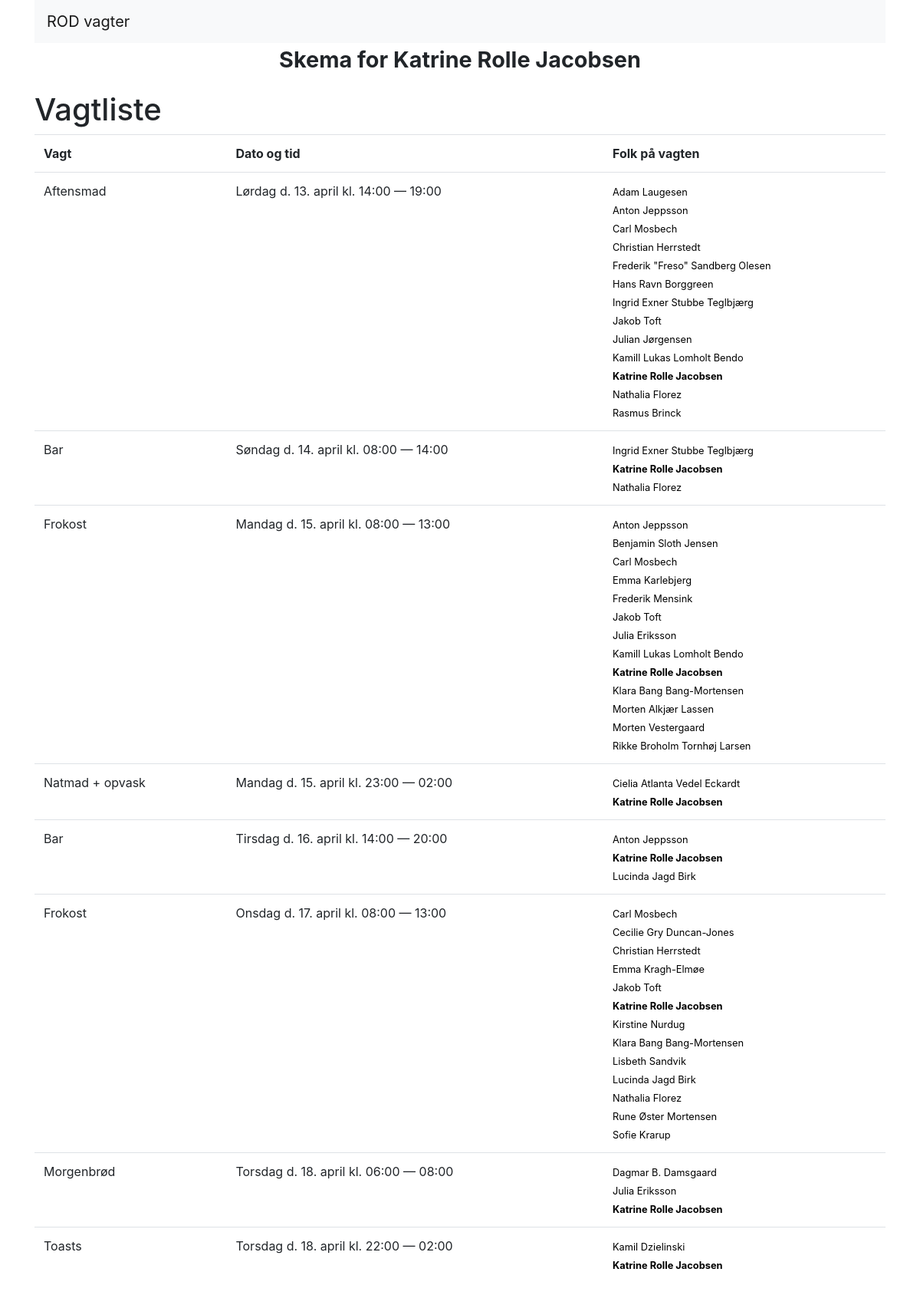
/volunteer/2, run on the app's committed database.
### model.py (models this page shows, shortened)
class Volunteer(Model):
    name = CharField(unique=True)
    phone_number = CharField(null=True)
    ice_number = CharField(null=True)
    email = CharField(null=True)
    can_drive = BooleanField(null=True)
    has_car = BooleanField(null=True)
    available_start = DateTimeField()
    available_end = DateTimeField()
    comments = TextField(null=True)
    load_multiplier = FloatField()
    has_had_friends_added = BooleanField(null=True)
    class Meta:
        database = db
    def get_shifts(self):
        return Shift.select().join(VolunteerShiftRelation).where(VolunteerShiftRelation.volunteer == self).order_by(Shift.starts)

class Shift(Model):
    title = CharField()
    num_people = IntegerField()
    starts = DateTimeField()
    ends = DateTimeField()
    needs_driver = BooleanField()
    is_kitchen = BooleanField()
    is_bar = BooleanField()
    is_high_tempo = BooleanField()
    number_of_constraints = 0
    class Meta:
        database = db
    def get_volunteers(self):
        return Volunteer.select().join(VolunteerShiftRelation).where(VolunteerShiftRelation.shift == self).order_by(Volunteer.name)

### manager.py (the view)
@app.route("/volunteer/<int:vid>")
def volunteer(vid):
    volunteer = Volunteer.select().where(Volunteer.id == vid)[0]
    shifts = volunteer.get_shifts()
    specials = [
    ]
    shifts_json = json.dumps([{"title": s.title, "start": s.starts.strftime("%Y-%m-%d %H:%M"), "end": s.ends.strftime("%Y-%m-%d %H:%M"), "borderColor": "#ffeaa7", "color": "#fafad2"} for s in shifts] + specials)
    return render_template('volunteer.html', volunteer=volunteer, shifts=shifts, shifts_json=shifts_json)

### manager.py (called while the page is built)
@app.template_filter('roddate')
def roddate(value):
    weekday = WEEKDAYS[int(value.strftime("%w"))]
    month = MONTHS[int(value.strftime("%-m"))]
    return weekday + " " + value.strftime("d. %-d. ") + month + value.strftime(" kl. %H:%M")

@app.template_filter('hour')
def hour(value):
    return value.strftime("%H:%M")

@app.after_request
def add_header(r):
    r.headers["Cache-Control"] = "no-cache, no-store, must-revalidate"
    r.headers["Pragma"] = "no-cache"
    r.headers["Expires"] = "0"
    r.headers['Cache-Control'] = 'public, max-age=0'
    return r

### templates/volunteer.html (shortened to what this page needs)
{% extends "base.html" %}
{% block head %}
<link rel="stylesheet" type="text/css" href="https://cdn.jsdelivr.net/npm/@fullcalendar/core@4.0.1/main.min.css">
<link rel="stylesheet" type="text/css" href="https://cdn.jsdelivr.net/npm/@fullcalendar/daygrid@4.0.1/main.min.css">
<link rel="stylesheet" type="text/css" href="https://cdn.jsdelivr.net/npm/@fullcalendar/timegrid@4.0.1/main.min.css">
<link rel="stylesheet" type="text/css" href="https://cdn.jsdelivr.net/npm/@fullcalendar/bootstrap@4.0.1/main.min.css">
{% endblock %}
{% block body %}
<section>
  <center><span style="font-size:1.8em; font-weight: bold; ">Skema for {{ volunteer.name }}</span></center>
</section>
<section style="margin-top: 20px;">
  <h1>Vagtliste</h1>
  <table class="table">
    <tr>
      <th>Vagt</th>
      <th>Dato og tid</th>
      <th>Folk på vagten</th>
    </tr>
    {% for shift in shifts %}
    <tr>
      <td>
	{{ shift.title }}
      </td>
      <td>
	{{ shift.starts|roddate }} &mdash; {{ shift.ends|hour }}
      </td>
      <td>
	<small>
	  {% for vol in shift.get_volunteers() %}
	  {% if vol == volunteer %} <strong> {% endif %}
	    <a href="/volunteer/{{vol.id}}">{{ vol.name }}</a> <br>
	    {% if vol == volunteer %} </strong> {% endif %}
	  {% endfor %}
	</small>
      </td>
    </tr>
    {% endfor %}
  </table>
</section>
{% endblock %}

### templates/base.html (shortened to what this page needs)
<!doctype html>
<html>
  <head>
    <link href="https://stackpath.bootstrapcdn.com/bootstrap/4.3.1/css/bootstrap.min.css" rel="stylesheet">
    {% block head %}{% endblock %}
  </head>
  <body>
    <div class="container">
      <nav class="navbar navbar-expand-lg navbar-light bg-light">
	<a class="navbar-brand" href="/">ROD vagter</a>
      </nav>
      {% block body %}
      {% endblock %}
    </div>
  </body>
</html>

### templates/volunteer.html (style rules this page uses)
a { color: #000; }

### data on the page
Volunteer: name "Katrine Rolle Jacobsen"
Shift: title "Aftensmad", starts|roddate "Lørdag d. 13. april kl. 14:00", ends|hour "19:00"
Volunteer: name "Adam Laugesen"
Volunteer: name "Anton Jeppsson"
Volunteer: name "Carl Mosbech"
Volunteer: name "Christian Herrstedt"
Volunteer: name "Frederik \"Freso\" Sandberg Olesen"
Volunteer: name "Hans Ravn Borggreen"
Volunteer: name "Ingrid Exner Stubbe Teglbjærg"
Volunteer: name "Jakob Toft"
Volunteer: name "Julian Jørgensen"
Volunteer: name "Kamill Lukas Lomholt Bendo"
Volunteer: name "Nathalia Florez"
Volunteer: name "Rasmus Brinck"
Shift: title "Bar", starts|roddate "Søndag d. 14. april kl. 08:00", ends|hour "14:00"
Shift: title "Frokost", starts|roddate "Mandag d. 15. april kl. 08:00", ends|hour "13:00"
Volunteer: name "Benjamin Sloth Jensen"
Volunteer: name "Emma Karlebjerg"
Volunteer: name "Frederik Mensink"
Volunteer: name "Julia Eriksson"
Volunteer: name "Klara Bang Bang-Mortensen"
Volunteer: name "Morten Alkjær Lassen"
Volunteer: name "Morten Vestergaard"
Volunteer: name "Rikke Broholm Tornhøj Larsen"
Shift: title "Natmad + opvask", starts|roddate "Mandag d. 15. april kl. 23:00", ends|hour "02:00"
Volunteer: name "Cielia Atlanta Vedel Eckardt"
Shift: title "Bar", starts|roddate "Tirsdag d. 16. april kl. 14:00", ends|hour "20:00"
Volunteer: name "Lucinda Jagd Birk"
Shift: title "Frokost", starts|roddate "Onsdag d. 17. april kl. 08:00", ends|hour "13:00"
Volunteer: name "Cecilie Gry Duncan-Jones"
Volunteer: name "Emma Kragh-Elmøe"
Volunteer: name "Kirstine Nurdug"
Volunteer: name "Lisbeth Sandvik"
Volunteer: name "Rune Øster Mortensen"
Volunteer: name "Sofie Krarup"
Shift: title "Morgenbrød", starts|roddate "Torsdag d. 18. april kl. 06:00", ends|hour "08:00"
Volunteer: name "Dagmar B. Damsgaard"
Shift: title "Toasts", starts|roddate "Torsdag d. 18. april kl. 22:00", ends|hour "02:00"
Volunteer: name "Kamil Dzielinski"
